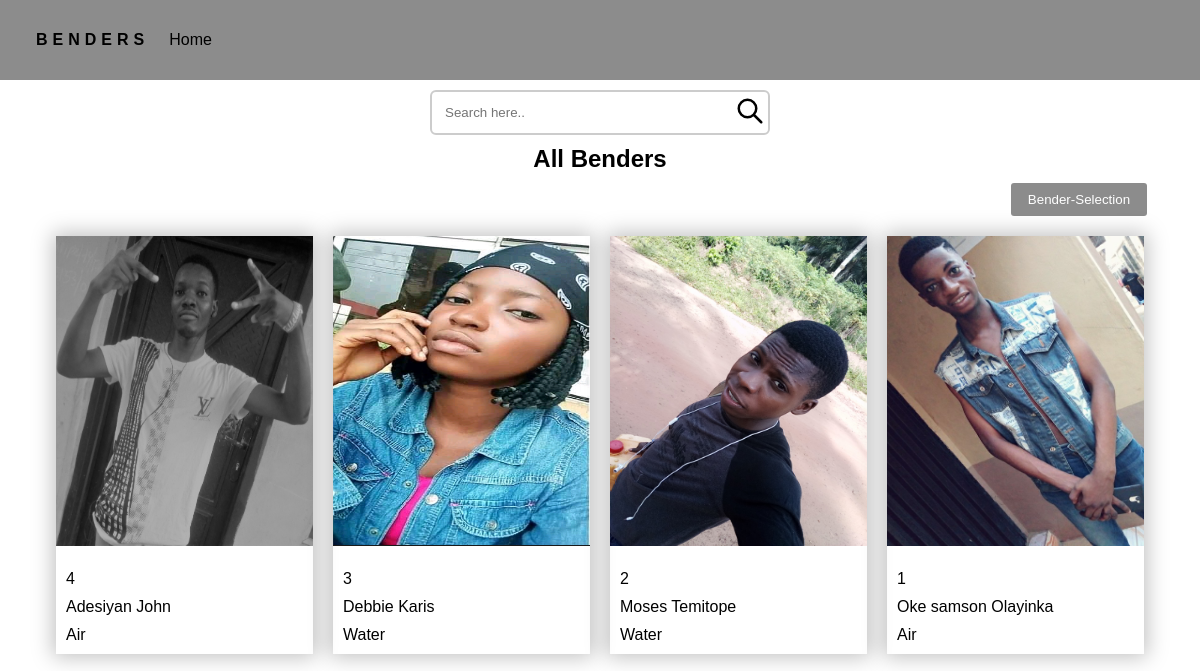
The page / on the database its author committed.
### bender/models.py (models this page shows, shortened)
class UserInfo(models.Model):
    full_name = models.CharField(max_length=255)
    bender = models.CharField(max_length=15)
    image = models.ImageField()
    @property
    def imageURL(self):
        try:
            url = self.image.url
        except:
            url = ''
        return url

### bender/views.py (the view)
# urls.py: path('', home, name='home'),
def home(request):
    bender = UserInfo.objects.all().order_by('-id')
    context  = {
        'bender': bender
    }
    template_name = 'home.html'
    return render(request, template_name, context)

### bender/templates/home.html (shortened to what this page needs)
{% load static %}
<!DOCTYPE html>
<html>
<head>
</head>
<body>
	<div class="header">
		<div class="container">
			<div class="f">
				<div class="logo">
					<p>BENDERS</p>
				</div>
				<ul>
					<li><a href="#">Home</a></li>
				</ul>
			</div>
		</div>
	</div>
	<form action="{% url 'search' %}" method="GET">
        <input type="search" name="q" placeholder="Search here..">
        <button><svg xmlns="http://www.w3.org/2000/svg" fill="none" viewBox="0 0 24 24" stroke="currentColor">
  <path stroke-linecap="round" stroke-linejoin="round" stroke-width="2" d="M21 21l-6-6m2-5a7 7 0 11-14 0 7 7 0 0114 0z" />
</svg></button>
    </form>
	<h2 style="text-align: center; margin-top: 10px;">All Benders</h2>
	<div class="container">
		<div class="create">
			<a href="{% url 'bender' %}"><button>Bender-Selection</button></a>
		</div>
		<div class="all-benders">
			{% for b in bender %}
			<div class="benders">
				<div class="image">
					<img src="{{b.imageURL}}">
				</div>
				<div class="text">
					<p class="number" style="margin: 10px 0px;">{{b.id}}</p>
					<p class="name">{{b.full_name}}</p>
					<div class="bender">{{b.bender}}</div>
				</div>
			</div>
			{% endfor %}
		</div>
	</div>
</body>
</html>

### bender/templates/home.html (style rules this page uses)
* { padding: 0; margin:0; font-family: sans-serif; }
.container { width: 94%; margin: auto; }
.header { display: flex; background-color: rgba(0,0,0,0.45); min-height: 10vh; align-items: center; }
.f { display: flex; align-items: center; }
.logo p { letter-spacing: 5px; font-weight: 600; margin-right: 20px; }
.header li { list-style: none; }
.header li a { color: black; text-decoration: none; }
.all-benders { display: grid; grid-template-columns: 1fr 1fr 1fr 1fr; grid-gap: 20px; margin: 20px; }
.benders { box-shadow: 0px 0px 20px 3px rgba(0,0,0,0.25); }
.benders img { width: 100%; height: 310px; }
form { width: 330px; border: 2px solid #ccc; padding: 3px; border-radius: 6px; margin: 10px auto; display:flex; align-items: center; }
form button { background-color: transparent; border: none; outline: none; }
form input { padding: 10px 10px; width: 300px; border-radius: 10px; outline: none; border: none; }
.create { display: flex; justify-content: space-between; align-items: center; width: 97%; margin: 10px auto; }
.create button { padding: 9px 17px; background-color: rgba(0,0,0,0.45); border: none; color: white; border-radius: 3px; }
.text { padding: 10px; }
.text .bender { margin-top: 10px; }
svg { width: 30px; margin-left: 10px; }

### rows shown on the page
UserInfo: imageURL (picture), id "4", full_name "Adesiyan John", bender "Air"
UserInfo: imageURL (picture), id "3", full_name "Debbie Karis", bender "Water"
UserInfo: imageURL (picture), id "2", full_name "Moses Temitope", bender "Water"
UserInfo: imageURL (picture), id "1", full_name "Oke samson Olayinka", bender "Air"
